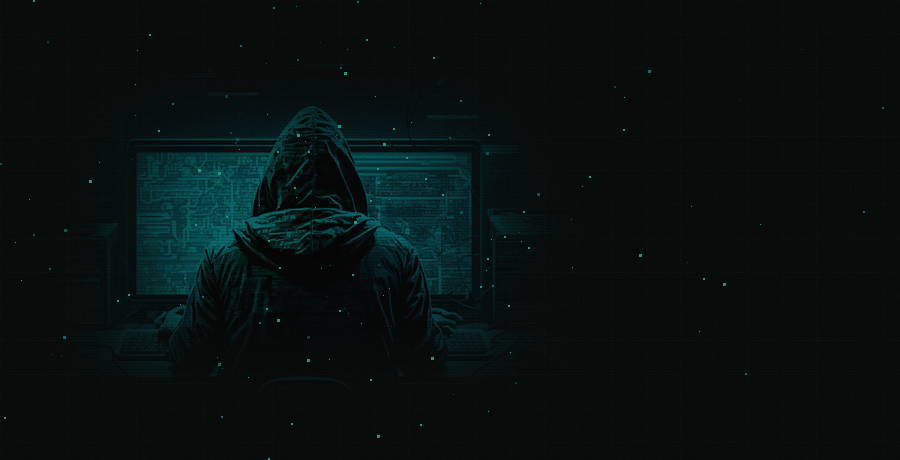
#> input picture assets/hero-hacker.gif, 900 x 460 px
$ python -i generate_hero.py   (imports and definitions only)
#> lines starting #> are read from the running program, lines starting #| are printed output that depends on the picture; after the words box and inside, x2 and y2 are one past the last pixel; in counts of white or black regions, pixels touching at a corner belong together
#!/usr/bin/env python3
"""
Builds assets/hero-hacker.gif from a supplied source photo: dark-edge
blending into the SOC-black background, cyan/green grading, scanlines, and a
short (~0.3-0.6s) CCTV-style glitch interruption roughly every ~9 seconds.

Usage:
    python3 scripts/generate_hero.py /path/to/source-photo.jpg

Re-run this any time you want to swap the hero photo; nothing else in the
README needs to change (it just references assets/hero-hacker.gif).
"""
import os
import random
import sys

from PIL import Image, ImageChops, ImageDraw, ImageEnhance, ImageFilter, ImageOps

ROOT = os.path.dirname(os.path.dirname(os.path.abspath(__file__)))
OUT_PATH = os.path.join(ROOT, "assets", "hero-hacker.gif")

TARGET_W, TARGET_H = 900, 460
BG = (4, 9, 7)

# [1 line not run here, left out]


def add_grid_texture(canvas, opacity=16):
    """Faint cyber-grid lines across the FULL canvas, so the padding around
    the photo is never flat/dead black - it reads as intentional background
    art, not empty space, no matter what color the surrounding page is."""
#> called with opacity = 16
    w, h = canvas.size
#> w = 900; h = 460
    grid = Image.new("L", (w, h), 0)
#> grid: PIL image 900x460 L; every value is 0
    gdraw = ImageDraw.Draw(grid)
    step = 34
    for x in range(0, w, step):
        gdraw.line([(x, 0), (x, h)], fill=opacity)
    for y in range(0, h, step):
        gdraw.line([(0, y), (w, y)], fill=opacity)
    green_layer = Image.new("RGB", (w, h), (20, 60, 40))
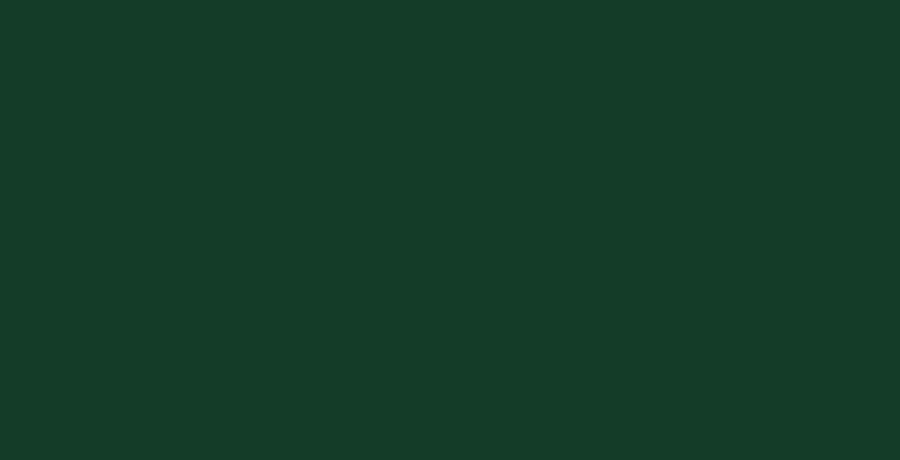
#> green_layer: PIL image 900x460 RGB; mean R, G, B 20, 60, 40
    return Image.composite(green_layer, canvas, grid)


def prep_base(src_path):
    # Start from a full dark textured canvas (this is the "seam" the photo
    # will melt into - self-contained, not dependent on the page's own bg).
    canvas = Image.new("RGB", (TARGET_W, TARGET_H), BG)
    canvas = add_grid_texture(canvas)

    im = Image.open(src_path).convert("RGB")
#> im is the input picture: PIL image 900x460 RGB; mean R, G, B 7.4, 16.6, 15.5
    # Photo occupies a smaller inner region, not the full bleed - this is
    # what leaves room for a wide, gradual fade on every side.
    photo_w, photo_h = int(TARGET_W * 0.62), int(TARGET_H * 0.86)
    im = ImageOps.fit(im, (photo_w, photo_h), Image.LANCZOS)
#> im: PIL image 558x395 RGB

    # Darken hard + push toward cyan/green (SOC grading)
    im = ImageEnhance.Brightness(im).enhance(0.45)
    im = ImageEnhance.Contrast(im).enhance(1.2)
    r, g, b = im.split()
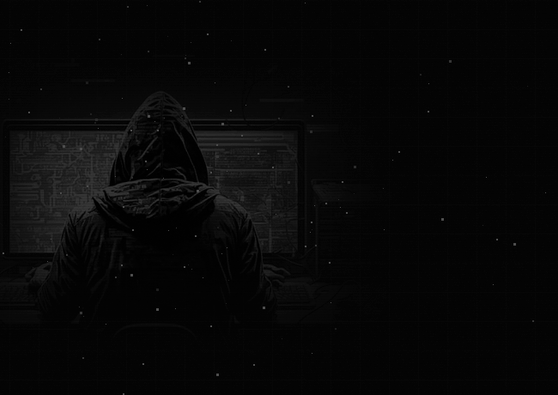
#> g: PIL image 558x395 L; min 0, max 106, mean 7.3
    r = r.point(lambda v: int(v * 0.5))
    g = g.point(lambda v: min(255, int(v * 1.05)))
    b = b.point(lambda v: min(255, int(v * 1.1)))
    im = Image.merge("RGB", (r, g, b))

    # Paste the graded photo onto its own transparent-mask layer sized to
    # the full canvas, offset slightly left (matches the approved concept).
    offset_x = int(TARGET_W * 0.03)
    offset_y = (TARGET_H - photo_h) // 2
    photo_layer = Image.new("RGB", (TARGET_W, TARGET_H), BG)
    photo_layer.paste(im, (offset_x, offset_y))

    # Strong radial vignette: only the centre ~35% of the photo stays at
    # full strength, everything past that melts toward the grid canvas.
    vignette = Image.new("L", (TARGET_W, TARGET_H), 0)
    vdraw = ImageDraw.Draw(vignette)
    cx, cy = offset_x + photo_w // 2, offset_y + photo_h // 2
    max_r = int(max(photo_w, photo_h) * 0.72)
    for radius in range(max_r, 0, -2):
        frac = radius / max_r
        alpha = int(255 * max(0, 1 - frac ** 1.3))
        vdraw.ellipse([cx - radius, cy - radius, cx + radius, cy + radius], fill=alpha)
    vignette = vignette.filter(ImageFilter.GaussianBlur(65))
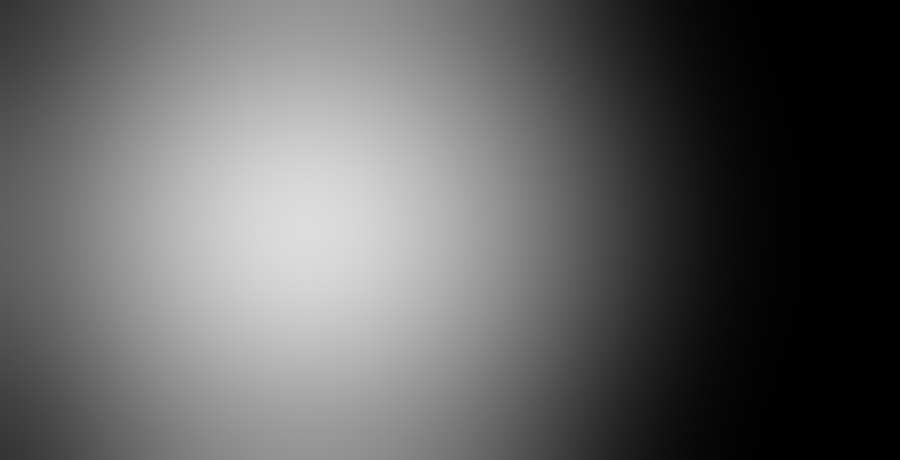
#> vignette: PIL image 900x460 L; min 0, max 220, mean 98

    # Rectangular feather over the photo's own bounds: guarantees the photo's
    # four edges reach 0% opacity, so no straight photo boundary can show.
    feather = Image.new("L", (TARGET_W, TARGET_H), 0)
    ImageDraw.Draw(feather).rectangle(
        [offset_x + 95, offset_y + 70, offset_x + photo_w - 95, offset_y + photo_h - 70],
        fill=255,
    )
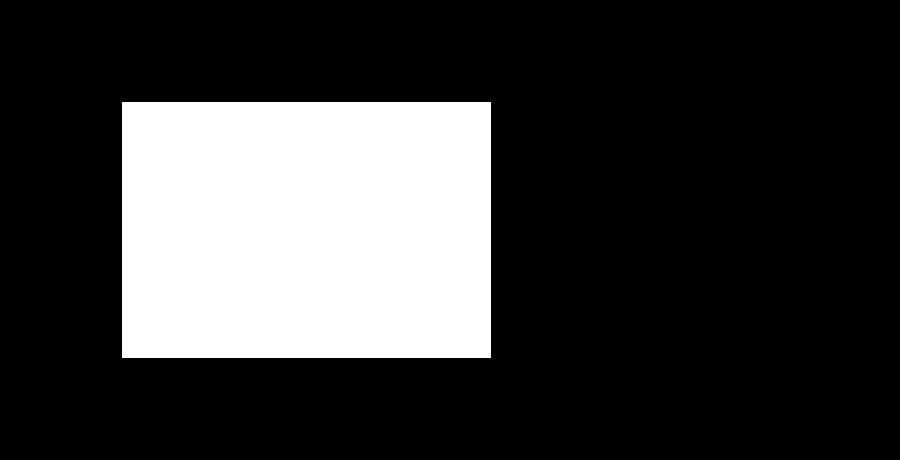
#> feather: PIL image 900x460 L; 22.8% white; 1 white region, box (x1, y1, x2, y2) and area: (122, 102, 491, 358) 94464
    feather = feather.filter(ImageFilter.GaussianBlur(48))
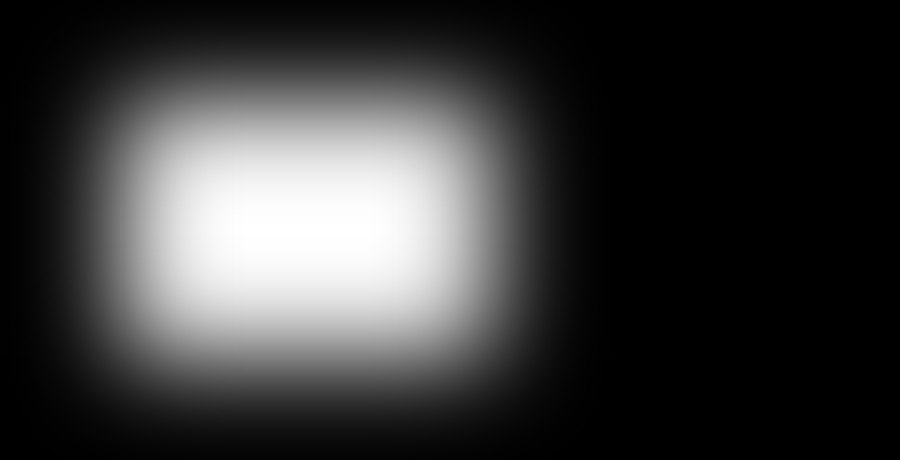
#> feather: PIL image 900x460 L; min 0, max 255, mean 58.1
    vignette = ImageChops.multiply(vignette, feather)

    blended = Image.composite(photo_layer, canvas, vignette)

    # Hard directional fades at the literal canvas edges too, so top/bottom/
    # left/right borders are always pure background - never a straight photo
    # edge, even where the vignette ellipse doesn't fully reach.
    edge_fade = Image.new("L", (TARGET_W, TARGET_H), 255)
#> edge_fade: PIL image 900x460 L; every value is 255
    edraw = ImageDraw.Draw(edge_fade)
    fade_px = 130
    for i in range(fade_px):
        a = int(255 * (i / fade_px) ** 1.4)
        edraw.line([(i, 0), (i, TARGET_H)], fill=a)
        edraw.line([(TARGET_W - 1 - i, 0), (TARGET_W - 1 - i, TARGET_H)], fill=a)
        edraw.line([(0, i), (TARGET_W, i)], fill=a)
        edraw.line([(0, TARGET_H - 1 - i), (TARGET_W, TARGET_H - 1 - i)], fill=a)
    edge_fade = edge_fade.filter(ImageFilter.GaussianBlur(30))
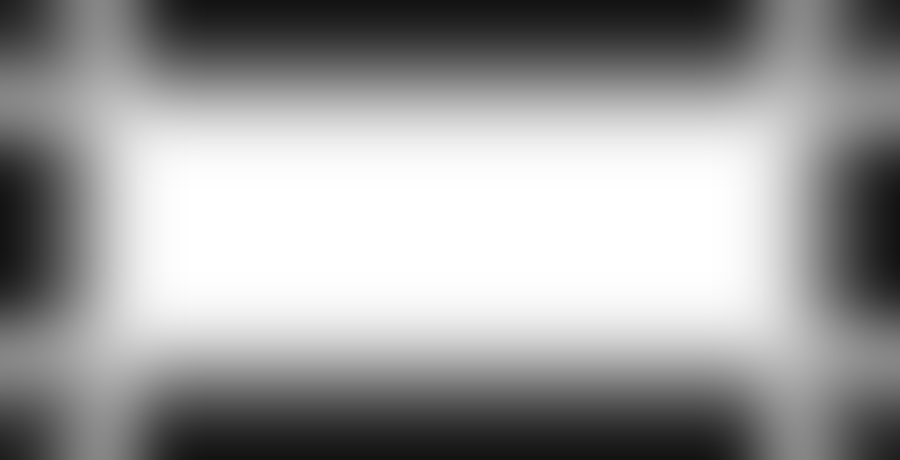
#> edge_fade: PIL image 900x460 L; min 19, max 255, mean 157.7
    blended = Image.composite(blended, canvas, edge_fade)

    # Scanlines across the whole canvas (unifies photo + background texture)
    scan = Image.new("L", (TARGET_W, TARGET_H), 0)
    sdraw = ImageDraw.Draw(scan)
    for y in range(0, TARGET_H, 3):
        sdraw.line([(0, y), (TARGET_W, y)], fill=35)
    dark_overlay = Image.new("RGB", (TARGET_W, TARGET_H), (0, 0, 0))
#> dark_overlay: PIL image 900x460 RGB; every value is 0
    blended = Image.composite(dark_overlay, blended, scan)

    # Faint always-on digital noise ties photo grain to background grain
    noise = Image.effect_noise((TARGET_W, TARGET_H), 20).convert("L")
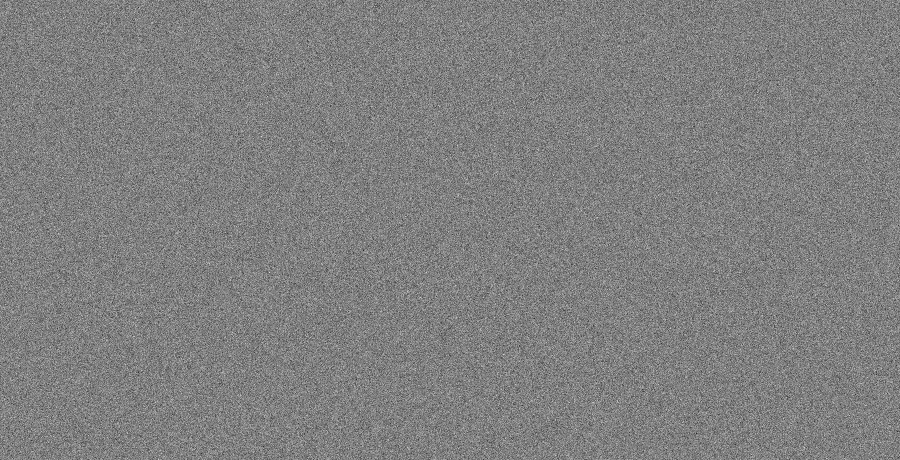
#> noise: PIL image 900x460 L; min 35, max 221, mean 127.5
    noise_rgb = Image.merge("RGB", (noise, noise, noise))
    blended = Image.blend(blended, noise_rgb, 0.035)

    # Digital particles: sparse cyan/green motes drifting around the figure
    pd = ImageDraw.Draw(blended)
    rnd = random.Random(21)
    cx0 = offset_x + photo_w // 2
    for _ in range(190):
        x = int(rnd.gauss(cx0, photo_w * 0.42))
        y = int(rnd.gauss(TARGET_H * 0.5, TARGET_H * 0.30))
        if 0 <= x < TARGET_W and 0 <= y < TARGET_H:
            a = rnd.choice([0.25, 0.4, 0.6, 0.9])
            base = (93, 243, 255) if rnd.random() < 0.55 else (57, 255, 143)
            col = tuple(int(BG[c] + (base[c] - BG[c]) * a) for c in range(3))
            r = rnd.choice([0, 0, 1, 1, 2])
            pd.rectangle([x, y, x + r, y + r], fill=col)

    return blended


# [69 lines left out: functions make_glitch_frame, main, not called in this run]


# [2 lines not run here, left out]

>>> result = prep_base('../assets/hero-hacker.gif')
